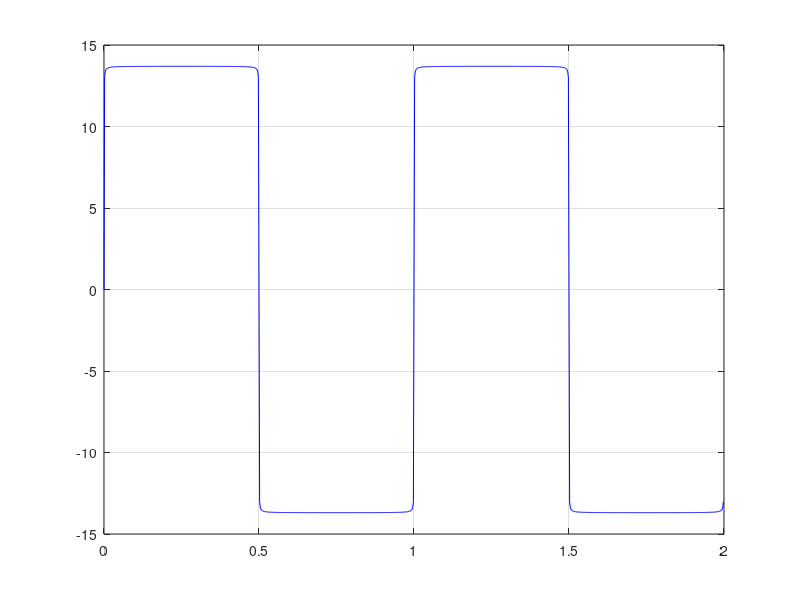
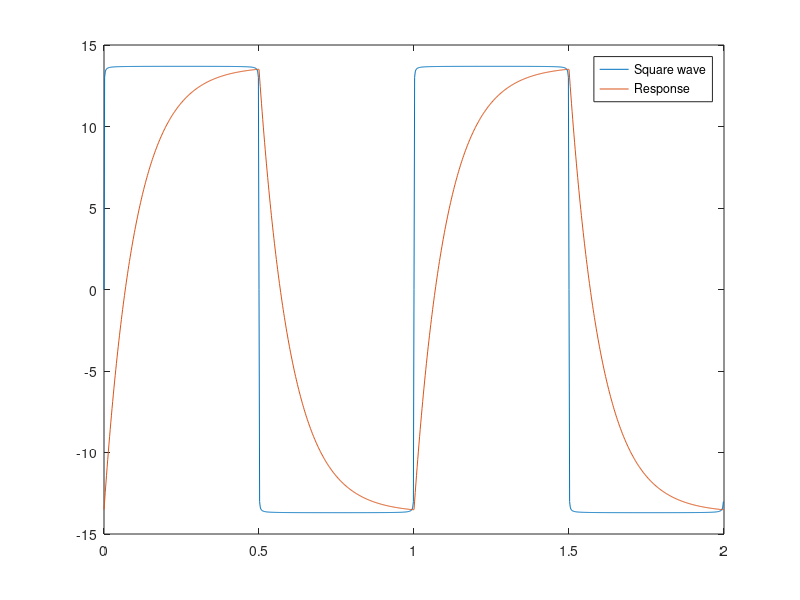
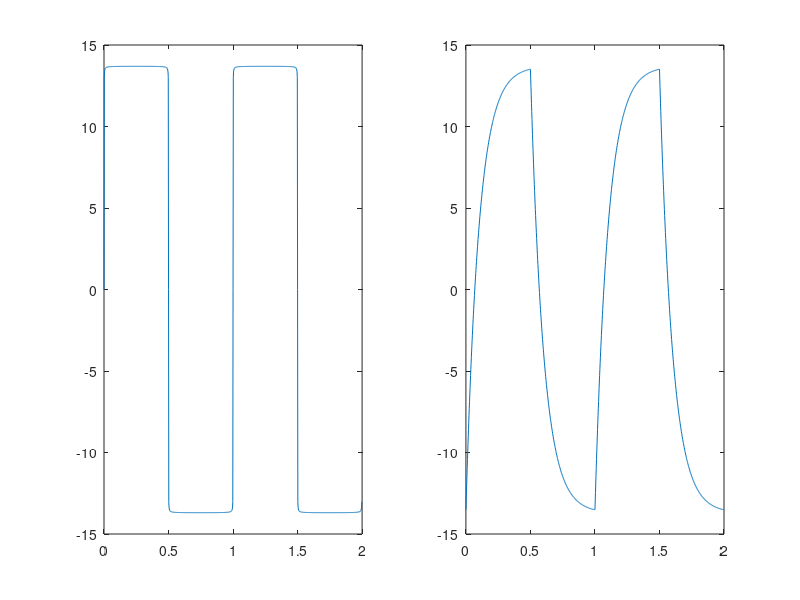

Source code (MATLAB) for these figures, in order:
% SQUARE WAVE RESPONSE
clc
clear all
close all

T0=1;
w0=(2*pi)/T0;
N=1000;
deltaT=0.002;
TV=(0:1:N-1)*deltaT;
JK=13.7;
jk=0;
for z=1:2:N
    jk=jk+((4*JK)/(z*pi))*sin(z*w0*TV);
end
figure('Name','Square wave','NumberTitle','off')
plot(TV,jk,'b')
grid on


R=1;
L=0.1;
Hl=0;
Hlab=0;
Hlan=0;
Ilv=0;
for r=1:2:N
    Hl=R/(R+1i*r*w0*L);
    Hlab=abs(Hl);
    Hlan=angle(Hl);
    Ilv=Ilv+Hlab*((JK*4)/(r*pi))*sin(r*w0*TV+Hlan);
end

figure(2)
plot(TV,jk)
hold on
plot(TV,Ilv)
hold off
legend('Square wave','Response')


figure(3)
subplot(1,2,1)
plot(TV,jk)
subplot(1,2,2)
plot(TV,Ilv)